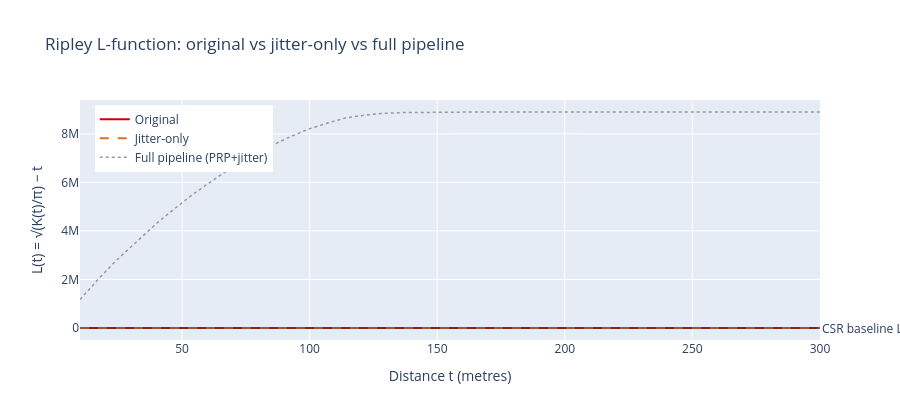

Write notebook code for a chart like this one.
### Markdown cell above
## Part 1 — Ripley's K and the L-function

Ripley's K(t) counts the expected number of additional points within
distance t of a randomly chosen point, normalised by overall density:

$$K(t) = \frac{|A|}{n^2} \sum_{i \neq j} \mathbf{1}[d_{ij} < t]$$

For a completely random (Poisson) process, K(t) = πt². Clustering produces
K(t) > πt²; inhibition produces K(t) < πt².

The **L-function** linearises and centres K:

$$L(t) = \sqrt{\frac{K(t)}{\pi}} - t$$

L(t) = 0 indicates complete spatial randomness; L(t) > 0 indicates clustering
at scale t. This makes the cholera outbreak's clustering visible and measurable
before and after jitter displacement.

### Code cell
# Distance scales to evaluate (metres)
support = np.linspace(10, 300, 40)

with warnings.catch_warnings():
    warnings.simplefilter('ignore')
    k_orig = k_test(xy_orig, keep_simulations=False, support=support)
    k_jit  = k_test(xy_jit,  keep_simulations=False, support=support)
    k_full = k_test(xy_full, keep_simulations=False, support=support)

# L-function: L(t) = sqrt(K(t)/pi) - t
L_orig = np.sqrt(k_orig.statistic / np.pi) - support
L_jit  = np.sqrt(k_jit.statistic  / np.pi) - support
L_full = np.sqrt(k_full.statistic  / np.pi) - support

fig = go.Figure()
fig.add_scatter(x=support, y=L_orig, name='Original',    line=dict(color='#cc0000', width=2))
fig.add_scatter(x=support, y=L_jit,  name='Jitter-only', line=dict(color='#e07020', width=2, dash='dash'))
fig.add_scatter(x=support, y=L_full, name='Full pipeline (PRP+jitter)', line=dict(color='#999999', width=1.5, dash='dot'))
fig.add_hline(y=0, line_dash='solid', line_color='#444444', line_width=1,
              annotation_text='CSR baseline L=0', annotation_position='right')
fig.update_layout(
    title='Ripley L-function: original vs jitter-only vs full pipeline',
    xaxis_title='Distance t (metres)',
    yaxis_title='L(t) = √(K(t)/π) − t',
    height=420, legend=dict(x=0.02, y=0.98)
)
fig.show()

### Figure 1 — Plotly figure (JSON) as saved in the notebook; plotly's stock layout.template omitted (floating-point values rounded to 4 significant figures)
{"data": [{"line": {"color": "#cc0000", "width": 2}, "name": "Original", "type": "scatter", "x": [10.0, 17.44, 24.87, 32.31, 39.74, 47.18, 54.62, 62.05, 69.49, 76.92, 84.36, 91.79, 99.23, 106.7, 114.1, 121.5, 129.0, 136.4, 143.8, 151.3, 158.7, 166.2, 173.6, 181.0, 188.5, 195.9, 203.3, 210.8, 218.2, 225.6, 233.1, 240.5, 247.9, 255.4, 262.8, 270.3, 277.7, 285.1, 292.6, 300.0], "y": [2.701, 12.93, 16.0, 17.29, 18.16, 19.6, 20.53, 22.88, 25.99, 27.62, 29.47, 31.86, 33.42, 35.5, 37.37, 38.28, 39.5, 40.66, 40.65, 41.27, 41.54, 41.82, 41.96, 42.09, 42.33, 41.82, 41.58, 41.03, 39.87, 39.07, 38.71, 37.98, 37.03, 36.13, 34.77, 32.66, 30.69, 28.57, 26.7, 24.64]}, {"line": {"color": "#e07020", "dash": "dash", "width": 2}, "name": "Jitter-only", "type": "scatter", "x": [10.0, 17.44, 24.87, 32.31, 39.74, 47.18, 54.62, 62.05, 69.49, 76.92, 84.36, 91.79, 99.23, 106.7, 114.1, 121.5, 129.0, 136.4, 143.8, 151.3, 158.7, 166.2, 173.6, 181.0, 188.5, 195.9, 203.3, 210.8, 218.2, 225.6, 233.1, 240.5, 247.9, 255.4, 262.8, 270.3, 277.7, 285.1, 292.6, 300.0], "y": [4.594, 8.534, 11.95, 15.06, 17.09, 21.99, 24.6, 27.75, 32.35, 34.82, 37.77, 41.0, 43.18, 46.04, 47.4, 49.81, 52.09, 53.42, 55.18, 56.58, 57.94, 59.24, 60.45, 61.08, 62.22, 62.67, 63.25, 63.43, 63.43, 62.95, 63.01, 62.14, 61.31, 60.49, 59.98, 59.28, 57.61, 56.21, 54.76, 52.88]}, {"line": {"color": "#999999", "dash": "dot", "width": 1.5}, "name": "Full pipeline (PRP+jitter)", "type": "scatter", "x": [10.0, 17.44, 24.87, 32.31, 39.74, 47.18, 54.62, 62.05, 69.49, 76.92, 84.36, 91.79, 99.23, 106.7, 114.1, 121.5, 129.0, 136.4, 143.8, 151.3, 158.7, 166.2, 173.6, 181.0, 188.5, 195.9, 203.3, 210.8, 218.2, 225.6, 233.1, 240.5, 247.9, 255.4, 262.8, 270.3, 277.7, 285.1, 292.6, 300.0], "y": [1171000.0, 2046000.0, 2851000.0, 3585000.0, 4284000.0, 4929000.0, 5539000.0, 6083000.0, 6618000.0, 7038000.0, 7482000.0, 7852000.0, 8188000.0, 8435000.0, 8658000.0, 8772000.0, 8846000.0, 8877000.0, 8890000.0, 8898000.0, 8900000.0, 8901000.0, 8901000.0, 8901000.0, 8901000.0, 8901000.0, 8901000.0, 8901000.0, 8901000.0, 8901000.0, 8901000.0, 8901000.0, 8901000.0, 8901000.0, 8901000.0, 8901000.0, 8901000.0, 8901000.0, 8901000.0, 8901000.0]}], "layout": {"annotations": [{"showarrow": false, "text": "CSR baseline L=0", "x": 1, "xanchor": "left", "xref": "x domain", "y": 0, "yanchor": "middle", "yref": "y"}], "height": 420, "legend": {"x": 0.02, "y": 0.98}, "shapes": [{"line": {"color": "#444444", "dash": "solid", "width": 1}, "type": "line", "x0": 0, "x1": 1, "xref": "x domain", "y0": 0, "y1": 0, "yref": "y"}], "title": {"text": "Ripley L-function: original vs jitter-only vs full pipeline"}, "xaxis": {"title": {"text": "Distance t (metres)"}}, "yaxis": {"title": {"text": "L(t) = √(K(t)/π) − t"}}}}
